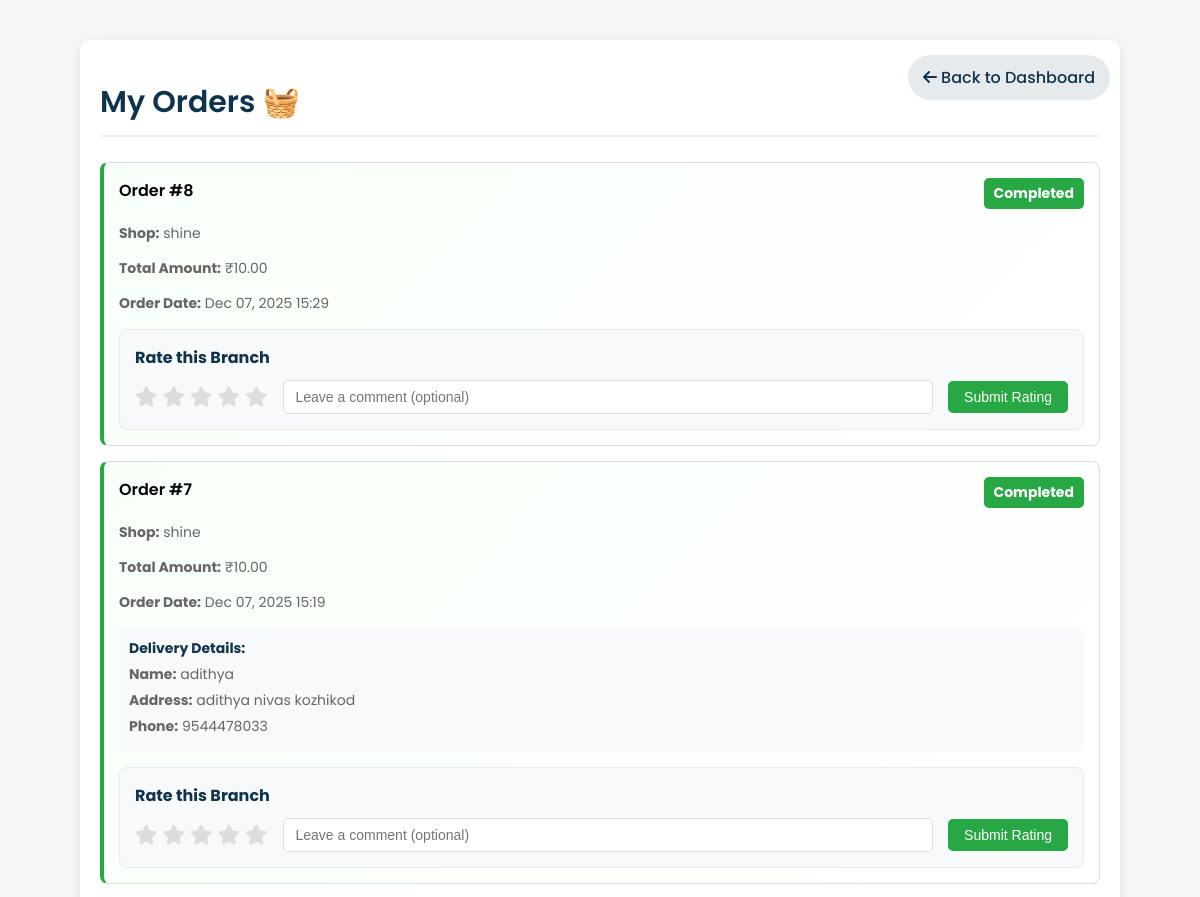
The page /orders/ (signed in, upper part) on the database as committed earlier.
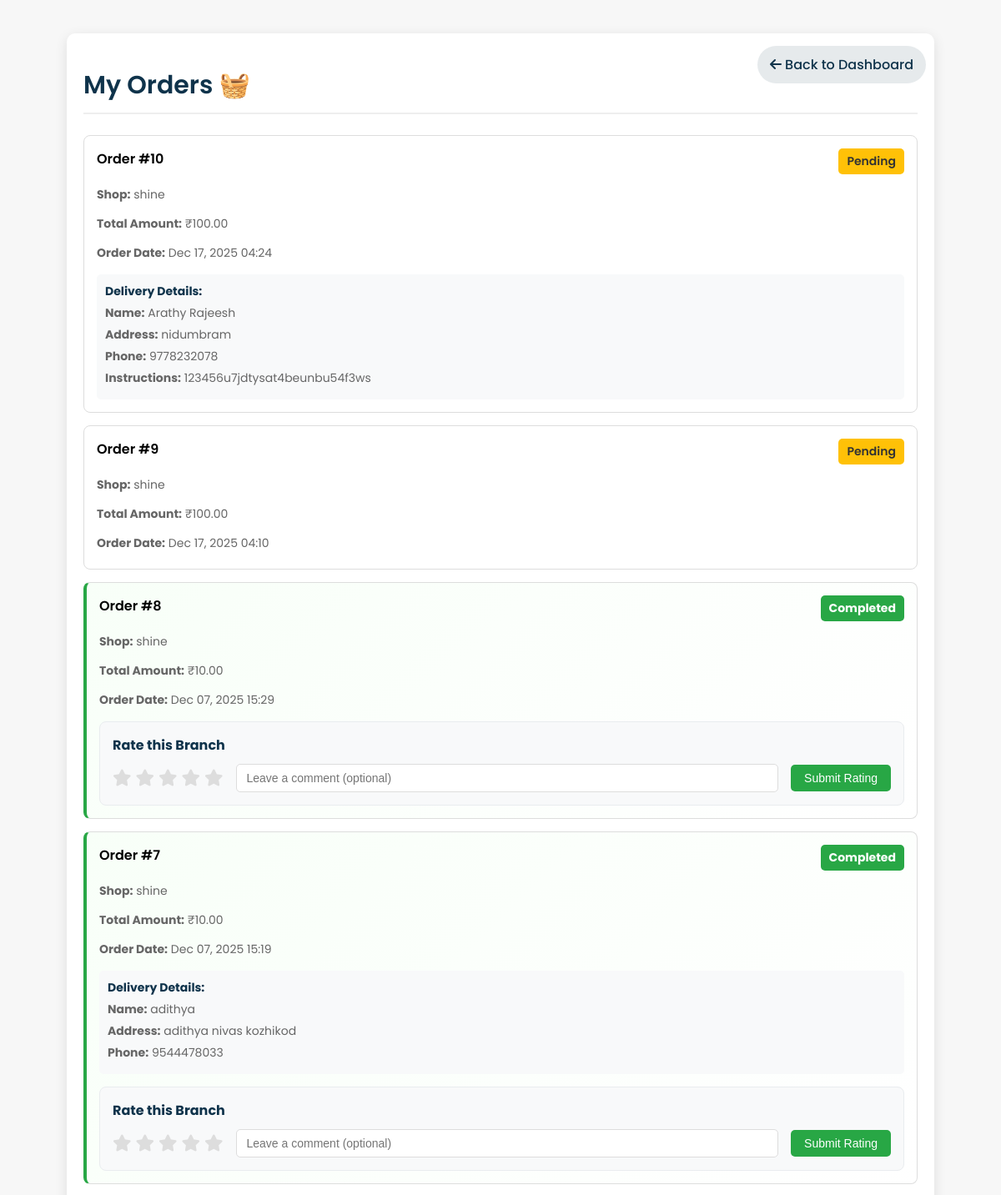
The same page on the database as committed later.
### shop/models.py (models this page shows, shortened)
class Order(models.Model):
    STATUS_CHOICES = [
        ('Pending', 'Pending'),
        ('Washing', 'Washing'),
        ('Drying', 'Drying'),
        ('Ironing', 'Ironing'),
        ('Ready', 'Ready for Pickup'),
        ('Completed', 'Completed'),
    ]
    PAYMENT_CHOICES = [
        ('Pending', 'Pending'),
        ('Completed', 'Completed'),
    ]
    user = models.ForeignKey(User, on_delete=models.CASCADE)
    shop = models.ForeignKey(LaundryShop, on_delete=models.CASCADE)
    branch = models.ForeignKey(Branch, on_delete=models.CASCADE, blank=True, null=True)
    amount = models.DecimalField(max_digits=10, decimal_places=2)
    cloth_status = models.CharField(max_length=20, choices=STATUS_CHOICES, default='Pending')
    payment_status = models.CharField(max_length=20, choices=PAYMENT_CHOICES, default='Pending')
    pickup_date = models.DateTimeField(blank=True, null=True)
    delivery_date = models.DateTimeField(blank=True, null=True)
    delivery_name = models.CharField(max_length=100, blank=True)
    delivery_address = models.TextField(blank=True)
    delivery_phone = models.CharField(max_length=15, blank=True)
    special_instructions = models.TextField(blank=True)
    created_at = models.DateTimeField(default=timezone.now)
    delay_notified = models.BooleanField(default=False)
    thank_you_sent = models.BooleanField(default=False)

class LaundryShop(models.Model):
    name = models.CharField(max_length=100, unique=True)
    email = models.EmailField(unique=True)
    password = models.CharField(max_length=128, blank=True)
    address = models.TextField(blank=True)
    phone = models.CharField(max_length=15, blank=True)
    city = models.CharField(max_length=100, blank=True)
    latitude = models.FloatField(blank=True, null=True)
    longitude = models.FloatField(blank=True, null=True)
    is_approved = models.BooleanField(default=False)
    is_open = models.BooleanField(default=True)
    created_at = models.DateTimeField(default=timezone.now)

### shop/views.py (the view)
# urls.py: path("orders/", views.my_orders, name="orders"),
@login_required
def my_orders(request):
    user_orders = Order.objects.filter(user=request.user).select_related('shop', 'branch').order_by('-created_at')
    for order in user_orders:
        if order.branch:
            order.branch_rating = BranchRating.objects.filter(user=request.user, branch=order.branch).first()
    return render(request, 'orders.html', {'orders': user_orders})

### shop/templates/orders.html (shortened to what the changed rows need)
{% load static %}
<!DOCTYPE html>
<html lang="en">
<head>
    <link rel="stylesheet" href="https://cdnjs.cloudflare.com/ajax/libs/font-awesome/6.0.0-beta3/css/all.min.css">
</head>
<body>
    <div class="page-container">
        <h1 class="page-header">My Orders 🧺</h1>
        {% if orders %}
            {% for order in orders %}
            <div class="order-card {% if order.cloth_status == 'Completed' %}completed-highlight{% endif %}">
                <div class="order-header">
                    <span>Order #{{ order.id }}</span>
                    <div style="display: flex; flex-direction: column; align-items: flex-end; gap: 5px;">
                        <span class="order-status
                            {% if order.cloth_status == 'Pending' %}status-pending
                            {% elif order.cloth_status == 'Completed' %}status-completed
                            {% else %}status-processing{% endif %}">
                            {{ order.get_cloth_status_display }}
                        </span>
                    </div>
                </div>
                <div class="order-details">
                    <p><strong>Shop:</strong> {{ order.shop.name }}</p>
                    <p><strong>Total Amount:</strong> ₹{{ order.amount }}</p>
                    <p><strong>Order Date:</strong> {{ order.created_at|date:"M d, Y H:i" }}</p>
                    {% if order.delivery_name %}
                    <div style="margin-top: 15px; padding: 10px; background: #f8f9fa; border-radius: 5px;">
                        <p style="margin: 0; font-weight: bold; color: #0f334bff;">Delivery Details:</p>
                        <p style="margin: 5px 0;"><strong>Name:</strong> {{ order.delivery_name }}</p>
                        {% if order.delivery_address %}
                        <p style="margin: 5px 0;"><strong>Address:</strong> {{ order.delivery_address }}</p>
                        {% endif %}
                        {% if order.delivery_phone %}
                        <p style="margin: 5px 0;"><strong>Phone:</strong> {{ order.delivery_phone }}</p>
                        {% endif %}
                        {% if order.special_instructions %}
                        <p style="margin: 5px 0;"><strong>Instructions:</strong> {{ order.special_instructions }}</p>
                        {% endif %}
                    </div>
                    {% endif %}
                    {% if order.cloth_status == 'Completed' and order.branch %}
                    <div class="rating-section">
                        <h4 style="margin: 0 0 10px 0; color: #0f334bff; font-size: 16px;">Rate this Branch</h4>
                        {% if order.branch_rating %}
                        <div class="existing-rating">
                            <span>Your rating:</span>
                            <div class="existing-stars">
                                {% for i in "12345"|make_list %}
                                    <i class="fas fa-star" style="color: {% if forloop.counter <= order.branch_rating.rating %}#ffd700{% else %}#ddd{% endif %}"></i>
                                {% endfor %}
                            </div>
                            <span style="font-size: 14px;">({{ order.branch_rating.rating }}/5)</span>
                            {% if order.branch_rating.comment %}
                            <span style="font-size: 14px; margin-left: 10px;">"{{ order.branch_rating.comment }}"</span>
                            {% endif %}
                        </div>
                        {% else %}
                        <form class="rating-form" method="post" action="{% url 'rate_branch' order.branch.id %}">
                            <div class="star-rating">
                                {% for i in "12345"|make_list %}
                                <label for="star{{ i }}_{{ order.id }}"><i class="fas fa-star"></i></label>
                                {% endfor %}
                            </div>
                            <input type="text" class="rating-comment" name="comment" placeholder="Leave a comment (optional)" maxlength="500">
                            <button type="submit" class="btn-rate">Submit Rating</button>
                        </form>
                        {% endif %}
                    </div>
                    {% endif %}
                </div>
            </div>
            {% endfor %}
        {% else %}
            <div class="order-card">
                <div class="order-details">
                    <p style="text-align: center; color: #666;">No orders found. <a href="{% url 'dashboard' %}" style="color: #0f334bff;">Start shopping</a></p>
                </div>
            </div>
        {% endif %}
    </div>
</body>
</html>

Rows that differ between the two databases and show on the page:
added Order: id "10", cloth_status "Pending", shop.name "shine", amount "100.00", created_at "Dec 17, 2025 04:24", delivery_name "Arathy Rajeesh", delivery_address "nidumbram", delivery_phone "9778232078", special_instructions "123456u7jdtysat4beunbu54f3ws"
added Order: id "9", cloth_status "Pending", shop.name "shine", amount "100.00", created_at "Dec 17, 2025 04:10"
